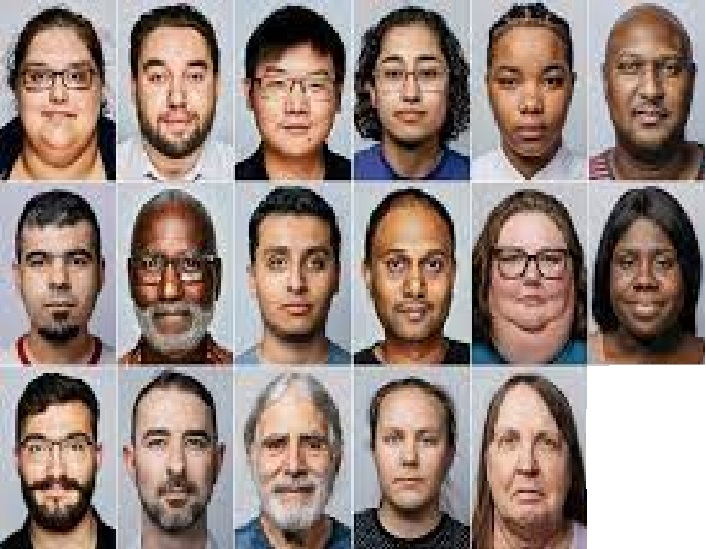
#> input picture Faces/17faces.jpg, 706 x 549 px
$ python FD_Img.py
#> lines starting #> are read from the running program, lines starting #| are printed output that depends on the picture
import cv2

introtext = ('''
 _____              ____       _            _
|  ___|_ _  ___ ___|  _ \  ___| |_ ___  ___| |_ ___  _ __
| |_ / _` |/ __/ _ \ | | |/ _ \ __/ _ \/ __| __/ _ \| '__|
|  _| (_| | (_|  __/ |_| |  __/ ||  __/ (__| || (_) | |
|_|  \__,_|\___\___|____/ \___|\__\___|\___|\__\___/|_|

Detects Faces With accuracy of 80%
\n\nCreated By Harshit Raheja and Sumesh Mohanty\n\n_______________________________________________________________
	''')
print(introtext)

#Get input of Image name or Path of image
image_name_with_extension = input("Enter the Name or Path of Image: ")
#> the answer given: Faces/17faces.jpg


# Load the cascade
face_cascade = cv2.CascadeClassifier('haarcascade_frontalface_default.xml')

# Read the input image
img = cv2.imread(image_name_with_extension)
#> img is the input picture: shape (549, 706, 3); mean B, G, R 127.8, 135, 153.2

# Convert into grayscale
gray = cv2.cvtColor(img, cv2.COLOR_BGR2GRAY)
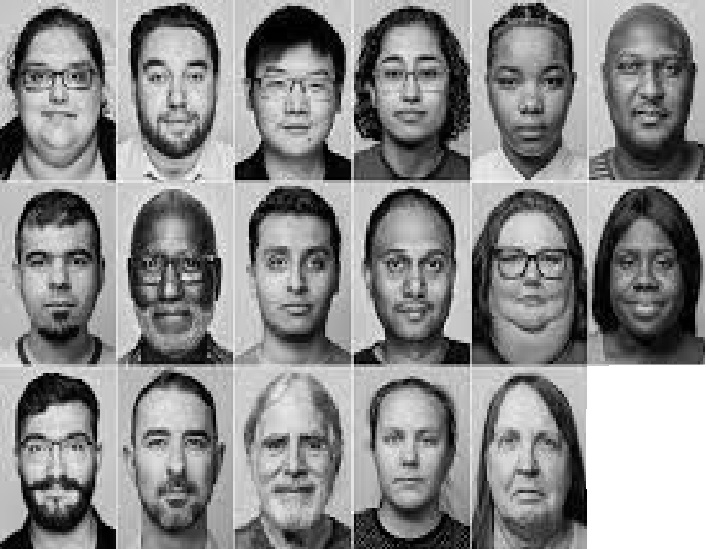
#> gray: shape (549, 706); min 0, max 255, mean 139.6

# Detect faces
faces = face_cascade.detectMultiScale(gray, 1.1, 4)
#> faces = 17 rows, first 6: [600, 226, 90, 90], [360, 32, 103, 103], [124, 34, 106, 106], [249, 45, 98, 98], [479, 219, 103, 103], [13, 224, 94, 94]

#Important Variables For Font
fontcolor = (255, 51, 0) # DarkBlue color in BGR
fontthickness = 1 # Line thickness of 1 px
fontScale = 0.6 # fontScale
fontcord = (30, 30) # font co-ordinates X = 50, y = 50
font = cv2.FONT_HERSHEY_SIMPLEX # font

# Using cv2.putText() method
image = cv2.putText(img, 'FaceDetected!', fontcord, font, fontScale, fontcolor, fontthickness, cv2.LINE_AA)


# Prints Image Details
print("\n")
print(f"Height, Width and Number of Channels in image(RGB)  is: {img.shape}")
#| Height, Width and Number of Channels in image(RGB)  is: (549, 706, 3)


# Draw rectangle around the faces
for (x, y, w, h) in faces:
    cv2.rectangle(img, (x, y), (x + w, y + h), (89, 179, 3), 3)
#> this loop made 17 passes
#> (x, y, w, h) on passes 1 to 12: (600, 226, 90, 90), (360, 32, 103, 103), (124, 34, 106, 106), (249, 45, 98, 98), (479, 219, 103, 103), (13, 224, 94, 94), (362, 400, 98, 98), (478, 38, 107, 107), (241, 218, 112, 112), (360, 221, 110, 110), (119, 398, 114, 114), (474, 401, 107, 107)
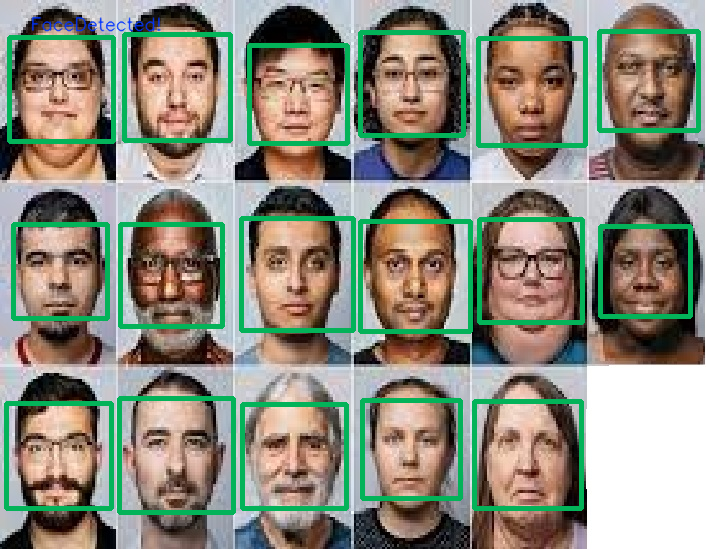
#> img: shape (549, 706, 3); mean B, G, R 123.5, 138.3, 139.8


# Display the output
cv2.imshow('img', img)
cv2.waitKey(30000)

$ run again, on Faces/Modiji.jpg
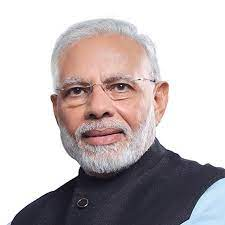
#> input picture Faces/Modiji.jpg, 225 x 225 px
#> img is the input picture: shape (225, 225, 3); mean B, G, R 186.8, 185.6, 194.1
#> `gray = cv2.cvtColor(img, cv2.COLOR_BGR2GRAY)`:
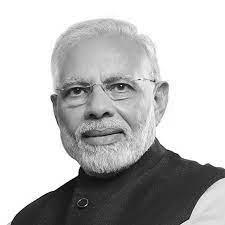
#> gray: shape (225, 225); min 0, max 255, mean 188.2
#> faces = [[42, 45, 113, 113]]
#| Height, Width and Number of Channels in image(RGB)  is: (225, 225, 3)
#> the loop `for (x, y, w, h) in faces:` made 1 pass
#> after the loop `for (x, y, w, h) in faces:`:
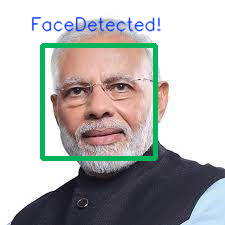
#> img: shape (225, 225, 3); mean B, G, R 182.2, 183.3, 183
